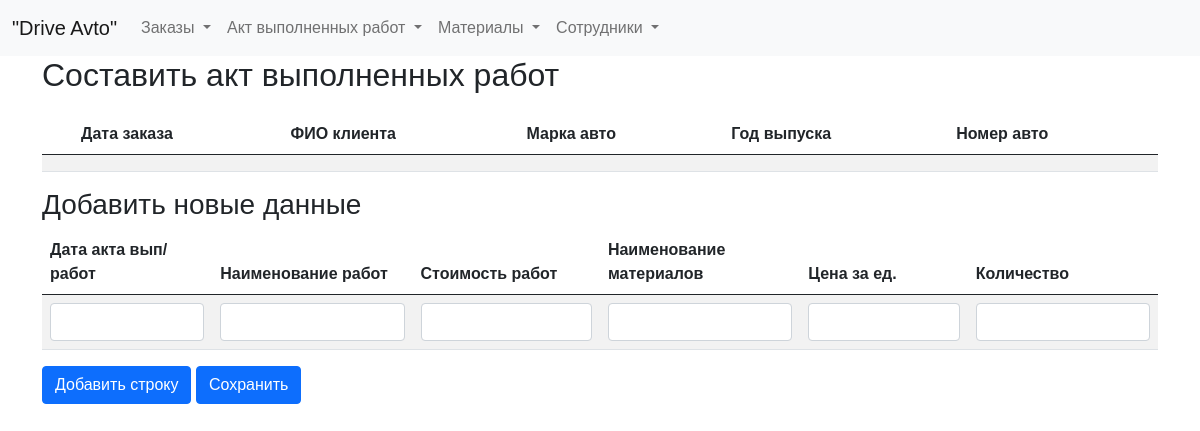
The app's page /edit_entry_act/1, older data.
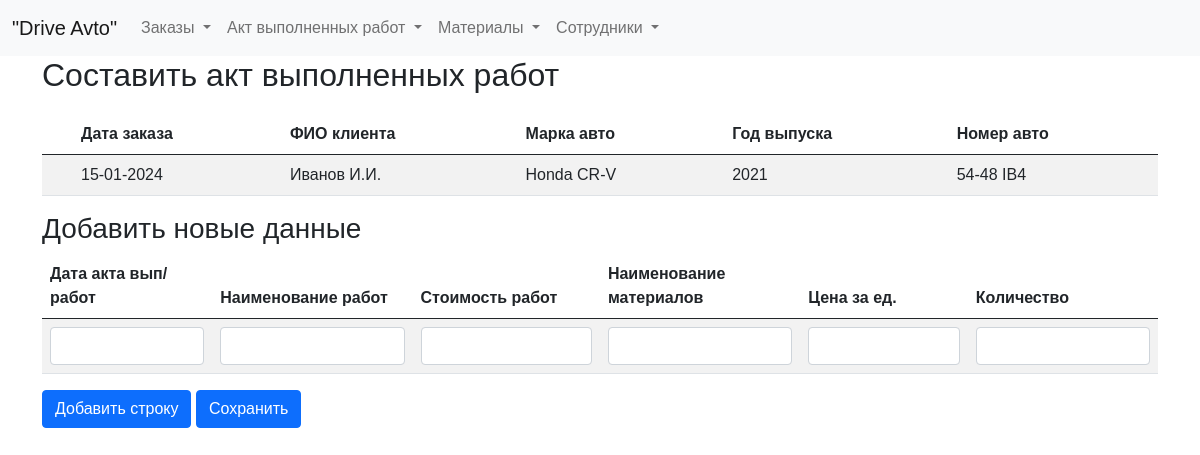
The same page, newer data.
### tables this page shows
CREATE TABLE log (
    id INTEGER PRIMARY KEY AUTOINCREMENT,
    date_order TEXT NOT NULL,
    name_customer TEXT NOT NULL,
    brand_car TEXT NOT NULL,
    year_car TEXT NOT NULL,
    number_car TEXT NOT NULL,
    text_order TEXT NOT NULL,
    id_act INTEGER,
    FOREIGN KEY (id_act) REFERENCES act(id)
);

### fcompany.py (the view)
@app.route('/edit_entry_act/<int:entry_id>', methods=['GET'])
def edit_entry_act(entry_id):
    entry_data = dbase.get_entry(entry_id)
    return render_template('act.html', title="Составить акт выполненных работ", entry_data=entry_data)

### FDataBase.py (called while the page is built)
    def get_entry(self, entry_id):
        sql = '''SELECT * FROM log WHERE id = ?'''
        try:
            self.__cur.execute(sql, (entry_id,))
            res = self.__cur.fetchone()
            if res:
                return dict(res)
        except Exception as e:
            print("Ошибка при получении записи из БД:", str(e))
        return None

### fcompany.py (called while the page is built)
def connect_db():  # общая функция для установления соединения с БД
    conn = sqlite3.connect(app.config['DATABASE'])
    conn.row_factory = sqlite3.Row  # записи будут представлены не в виде кортежей, а в виде словаря (для исп в шаблонах)
    return conn

def get_db():
    if not hasattr(g, 'link_db'):
        g.link_db = connect_db()
    return g.link_db

@app.before_request
def before_request():
    global dbase
    db = get_db()
    dbase = FDataBase(db)

### templates/act.html (shortened to what this page needs)
{% extends 'base.html' %}
{% block content %}
<h2>Составить акт выполненных работ</h2>
<div class="table-responsive">
    <form action="/edit_entry_act/{{ entry_data.id }}" method="post" class="form-contact">
        <table id="myTable" class="table table-striped max-width: 100%">
            <thead>
                <tr>
                    <th scope="col"></th>
                    <th scope="col">Дата заказа</th>
                    <th scope="col">ФИО клиента</th>
                    <th scope="col">Марка авто</th>
                    <th scope="col">Год выпуска</th>
                    <th scope="col">Номер авто</th>
                </tr>
            </thead>
            <tbody>
                <tr>
                    <th scope="row"></th>
                    <td>{{ entry_data.date_order }}</td>
                    <td>{{ entry_data.name_customer }}</td>
                    <td>{{ entry_data.brand_car }}</td>
                    <td>{{ entry_data.year_car }}</td>
                    <td>{{ entry_data.number_car }}</td>
                </tr>
            </tbody>
        </table>
<h3>Добавить новые данные</h3>
        <table class="table table-striped">
            <thead>
                <tr>
                    <th scope="col">Дата акта вып/работ</th>
                    <th scope="col">Наименование работ</th>
                    <th scope="col">Стоимость работ</th>
                    <th scope="col">Наименование материалов</th>
                    <th scope="col">Цена за ед.</th>
                    <th scope="col">Количество</th>
                </tr>
            </thead>
            <tbody>
                <tr>
                    <td><input type="text" name="date_act" class="form-control"></td>
                    <td><input type="text" name="name_work" class="form-control"></td>
                    <td><input type="number" name="price_work" class="form-control"></td>
                    <td><input type="text" name="name" class="form-control"></td>
                    <td><input type="number" name="price_unit" class="form-control"></td>
                    <td><input type="number" name="quantity" class="form-control"></td>
                </tr>
            </tbody>
        </table>
        <button type="button" class="btn btn-primary" onclick="addRow()">Добавить строку</button>
        <button type="submit" class="btn btn-primary">Сохранить</button>
    </form>
</div>
{% endblock %}

Row changes from the older to the newer data that the page shows:
added log: date_order "15-01-2024", name_customer "Иванов И.И.", brand_car "Honda CR-V", year_car "2021", number_car "54-48 IB4"
